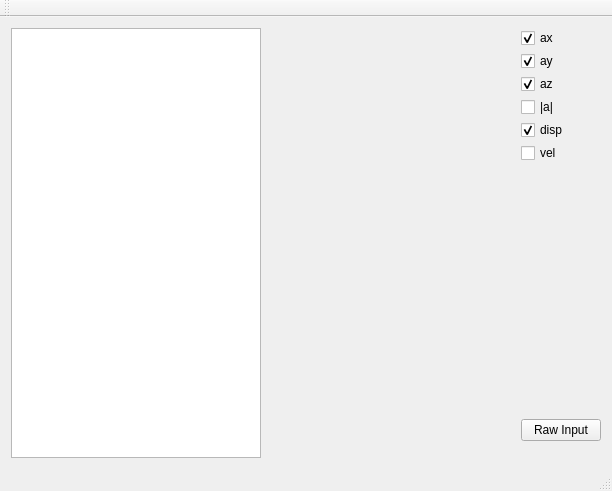
<?xml version="1.0" encoding="UTF-8"?>
<ui version="4.0">
 <class>MainWindow</class>
 <widget class="QMainWindow" name="MainWindow">
  <property name="geometry">
   <rect>
    <x>0</x>
    <y>0</y>
    <width>612</width>
    <height>491</height>
   </rect>
  </property>
  <property name="windowTitle">
   <string>QTCPClient</string>
  </property>
  <property name="styleSheet">
   <string notr="true"/>
  </property>
  <widget class="QWidget" name="centralWidget">
   <layout class="QGridLayout" name="gridLayout_2">
    <item row="0" column="0">
     <layout class="QHBoxLayout" name="horizontalLayout_2">
      <item>
       <widget class="QTextBrowser" name="textBrowser_receivedMessages">
        <property name="maximumSize">
         <size>
          <width>250</width>
          <height>16777215</height>
         </size>
        </property>
        <property name="styleSheet">
         <string notr="true"/>
        </property>
       </widget>
      </item>
      <item>
       <widget class="QCustomplot" name="customplot" native="true"/>
      </item>
     </layout>
    </item>
    <item row="0" column="3">
     <layout class="QGridLayout" name="gridLayout_3">
      <property name="sizeConstraint">
       <enum>QLayout::SetDefaultConstraint</enum>
      </property>
      <property name="spacing">
       <number>3</number>
      </property>
      <item row="4" column="0">
       <widget class="QCheckBox" name="checkBox_disp">
        <property name="text">
         <string>disp</string>
        </property>
        <property name="checked">
         <bool>true</bool>
        </property>
       </widget>
      </item>
      <item row="1" column="0">
       <widget class="QCheckBox" name="checkBox_ay">
        <property name="maximumSize">
         <size>
          <width>16777215</width>
          <height>70</height>
         </size>
        </property>
        <property name="text">
         <string>ay</string>
        </property>
        <property name="checked">
         <bool>true</bool>
        </property>
       </widget>
      </item>
      <item row="10" column="0">
       <layout class="QHBoxLayout" name="horizontalLayout">
        <item>
         <widget class="QPushButton" name="stopButton">
          <property name="maximumSize">
           <size>
            <width>30</width>
            <height>30</height>
           </size>
          </property>
          <property name="styleSheet">
           <string notr="true">qproperty-icon: url(&quot;:/icons/stop.png&quot;) off,
                url(&quot;:/icons/stop.png&quot;) on ;
border-radius:50px;
</string>
          </property>
          <property name="text">
           <string/>
          </property>
          <property name="iconSize">
           <size>
            <width>30</width>
            <height>30</height>
           </size>
          </property>
         </widget>
        </item>
        <item>
         <widget class="QPushButton" name="resumeButton">
          <property name="maximumSize">
           <size>
            <width>30</width>
            <height>30</height>
           </size>
          </property>
          <property name="styleSheet">
           <string notr="true">qproperty-icon: url(&quot;:/icons/play.png&quot;) off,
                url(&quot;:/icons/play.png&quot;) on ;
border-radius:50px;
</string>
          </property>
          <property name="text">
           <string/>
          </property>
          <property name="iconSize">
           <size>
            <width>30</width>
            <height>30</height>
           </size>
          </property>
         </widget>
        </item>
       </layout>
      </item>
      <item row="9" column="0">
       <widget class="QPushButton" name="showRawInput">
        <property name="text">
         <string>Raw Input</string>
        </property>
       </widget>
      </item>
      <item row="0" column="0">
       <widget class="QCheckBox" name="checkBox_ax">
        <property name="maximumSize">
         <size>
          <width>16777215</width>
          <height>70</height>
         </size>
        </property>
        <property name="text">
         <string>ax</string>
        </property>
        <property name="checked">
         <bool>true</bool>
        </property>
       </widget>
      </item>
      <item row="8" column="0">
       <spacer name="verticalSpacer">
        <property name="orientation">
         <enum>Qt::Vertical</enum>
        </property>
        <property name="sizeHint" stdset="0">
         <size>
          <width>20</width>
          <height>40</height>
         </size>
        </property>
       </spacer>
      </item>
      <item row="2" column="0">
       <widget class="QCheckBox" name="checkBox_az">
        <property name="maximumSize">
         <size>
          <width>16777215</width>
          <height>70</height>
         </size>
        </property>
        <property name="text">
         <string>az</string>
        </property>
        <property name="checked">
         <bool>true</bool>
        </property>
       </widget>
      </item>
      <item row="7" column="0">
       <widget class="QCheckBox" name="checkBox_vel">
        <property name="text">
         <string>vel</string>
        </property>
       </widget>
      </item>
      <item row="3" column="0">
       <widget class="QCheckBox" name="checkBox_alen">
        <property name="maximumSize">
         <size>
          <width>16777215</width>
          <height>70</height>
         </size>
        </property>
        <property name="text">
         <string>|a|</string>
        </property>
        <property name="checked">
         <bool>false</bool>
        </property>
       </widget>
      </item>
     </layout>
    </item>
   </layout>
  </widget>
  <widget class="QMenuBar" name="menuBar">
   <property name="geometry">
    <rect>
     <x>0</x>
     <y>0</y>
     <width>612</width>
     <height>22</height>
    </rect>
   </property>
  </widget>
  <widget class="QToolBar" name="mainToolBar">
   <attribute name="toolBarArea">
    <enum>TopToolBarArea</enum>
   </attribute>
   <attribute name="toolBarBreak">
    <bool>false</bool>
   </attribute>
  </widget>
  <widget class="QStatusBar" name="statusBar"/>
 </widget>
 <layoutdefault spacing="6" margin="11"/>
 <customwidgets>
  <customwidget>
   <class>QCustomplot</class>
   <extends>QWidget</extends>
   <header location="global">qcustomplot.h</header>
   <container>1</container>
  </customwidget>
 </customwidgets>
 <resources/>
 <connections/>
</ui>
